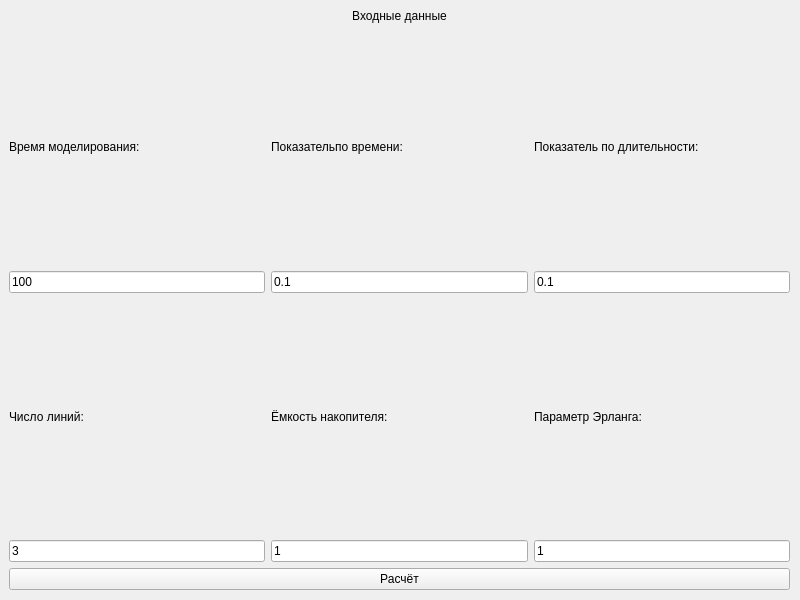
<?xml version="1.0" encoding="UTF-8"?>
<ui version="4.0">
 <class>MainWindow</class>
 <widget class="QMainWindow" name="MainWindow">
  <property name="geometry">
   <rect>
    <x>0</x>
    <y>0</y>
    <width>800</width>
    <height>600</height>
   </rect>
  </property>
  <property name="windowTitle">
   <string>MainWindow</string>
  </property>
  <widget class="QWidget" name="centralwidget">
   <widget class="QWidget" name="verticalLayoutWidget">
    <property name="geometry">
     <rect>
      <x>9</x>
      <y>9</y>
      <width>781</width>
      <height>581</height>
     </rect>
    </property>
    <layout class="QVBoxLayout" name="verticalLayout">
     <item>
      <layout class="QVBoxLayout" name="verticalLayout_2">
       <item>
        <widget class="QLabel" name="label">
         <property name="sizePolicy">
          <sizepolicy hsizetype="Preferred" vsizetype="Fixed">
           <horstretch>0</horstretch>
           <verstretch>0</verstretch>
          </sizepolicy>
         </property>
         <property name="text">
          <string>Входные данные</string>
         </property>
         <property name="alignment">
          <set>Qt::AlignCenter</set>
         </property>
        </widget>
       </item>
       <item>
        <layout class="QHBoxLayout" name="horizontalLayout">
         <item>
          <layout class="QVBoxLayout" name="verticalLayout_3">
           <item>
            <widget class="QLabel" name="label_2">
             <property name="sizePolicy">
              <sizepolicy hsizetype="Preferred" vsizetype="Preferred">
               <horstretch>0</horstretch>
               <verstretch>0</verstretch>
              </sizepolicy>
             </property>
             <property name="text">
              <string>Время моделирования:</string>
             </property>
            </widget>
           </item>
           <item>
            <widget class="QLineEdit" name="lineEdit">
             <property name="text">
              <string>100</string>
             </property>
            </widget>
           </item>
           <item>
            <widget class="QLabel" name="label_5">
             <property name="sizePolicy">
              <sizepolicy hsizetype="Preferred" vsizetype="Preferred">
               <horstretch>0</horstretch>
               <verstretch>0</verstretch>
              </sizepolicy>
             </property>
             <property name="text">
              <string>Число линий:</string>
             </property>
            </widget>
           </item>
           <item>
            <widget class="QLineEdit" name="lineEdit_4">
             <property name="text">
              <string>3</string>
             </property>
            </widget>
           </item>
          </layout>
         </item>
         <item>
          <layout class="QVBoxLayout" name="verticalLayout_4">
           <item>
            <widget class="QLabel" name="label_3">
             <property name="sizePolicy">
              <sizepolicy hsizetype="Preferred" vsizetype="Preferred">
               <horstretch>0</horstretch>
               <verstretch>0</verstretch>
              </sizepolicy>
             </property>
             <property name="text">
              <string>Показательпо времени:</string>
             </property>
            </widget>
           </item>
           <item>
            <widget class="QLineEdit" name="lineEdit_2">
             <property name="text">
              <string>0.1</string>
             </property>
            </widget>
           </item>
           <item>
            <widget class="QLabel" name="label_6">
             <property name="sizePolicy">
              <sizepolicy hsizetype="Preferred" vsizetype="Preferred">
               <horstretch>0</horstretch>
               <verstretch>0</verstretch>
              </sizepolicy>
             </property>
             <property name="text">
              <string>Ёмкость накопителя:</string>
             </property>
            </widget>
           </item>
           <item>
            <widget class="QLineEdit" name="lineEdit_5">
             <property name="text">
              <string>1</string>
             </property>
            </widget>
           </item>
          </layout>
         </item>
         <item>
          <layout class="QVBoxLayout" name="verticalLayout_5">
           <item>
            <widget class="QLabel" name="label_4">
             <property name="sizePolicy">
              <sizepolicy hsizetype="Preferred" vsizetype="Preferred">
               <horstretch>0</horstretch>
               <verstretch>0</verstretch>
              </sizepolicy>
             </property>
             <property name="text">
              <string>Показатель по длительности:</string>
             </property>
            </widget>
           </item>
           <item>
            <widget class="QLineEdit" name="lineEdit_3">
             <property name="text">
              <string>0.1</string>
             </property>
            </widget>
           </item>
           <item>
            <widget class="QLabel" name="label_7">
             <property name="sizePolicy">
              <sizepolicy hsizetype="Preferred" vsizetype="Preferred">
               <horstretch>0</horstretch>
               <verstretch>0</verstretch>
              </sizepolicy>
             </property>
             <property name="text">
              <string>Параметр Эрланга:</string>
             </property>
            </widget>
           </item>
           <item>
            <widget class="QLineEdit" name="lineEdit_6">
             <property name="text">
              <string>1</string>
             </property>
            </widget>
           </item>
          </layout>
         </item>
        </layout>
       </item>
       <item>
        <widget class="QPushButton" name="pushButton">
         <property name="text">
          <string>Расчёт</string>
         </property>
        </widget>
       </item>
      </layout>
     </item>
    </layout>
   </widget>
  </widget>
 </widget>
 <resources/>
 <connections/>
</ui>
